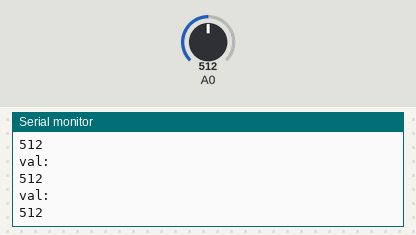
Simulated run of this sketch. Board: Arduino Uno, built with avr-gcc and run on an emulated ATmega328P. Parts: the last lines printed to the serial monitor. Inputs (shaded band) come from the test bench; at power-on: A0 = 512.

Above: at 1.3 s.
1.4 s: A0 set to 716
At 1.81 s:
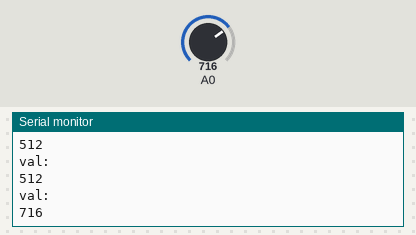
2.9 s: A0 set to 900
At 3.31 s:
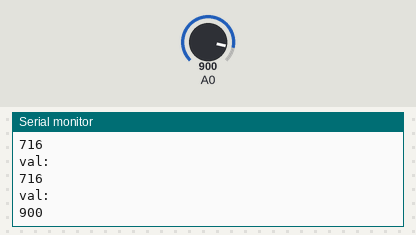
Timing chart, 0 to 5.9 s (numbered marks = the images above; inputs shaded):
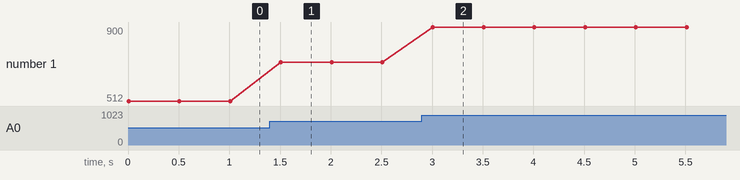

The sketch:

ldr_with_node_mcu.ino
```cpp
void setup() {
  // put your setup code here, to run once:
Serial.begin(9600);
pinMode(A0,INPUT);

}

void loop() {
  // put your main code here, to run repeatedly:
int val= analogRead(A0);
Serial.println("val:");
Serial.println(val);
delay(500);
}
```

Measured:
- after the input at 1.4 s, the serial monitor: prints a new line after 0.11 s (image 1)
- after the input at 2.9 s, the serial monitor: prints a new line after 0.11 s (image 2)
- plotted number 1: 512 → 716 after the input at 1.4 s, 716 → 900 after the input at 2.9 s
